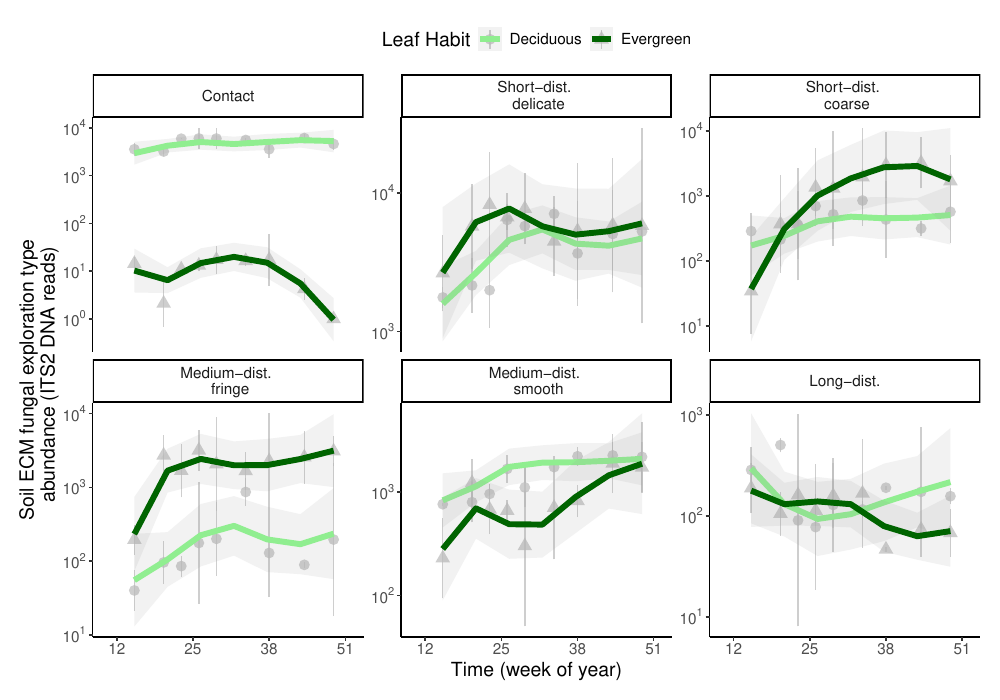

Generate this figure with R:
# setup ----


library(here); 
here::i_am('figs/figET.R')

# source(here('data/import.R'))
# source(here('analysis/commEM.R'))
source(here('stats/statET.R'))

library(ggplot2)


loess_n <- 7


figET_data <-
  ASVsITSrarFull_EMFfiltExploreSum %>%
  
  group_by(
    YYYYMMDD, 
    # SUBPLOT,
    LeafHabit,
    PLOT_G.spp,
    ET
  ) %>%
  summarise(
    'abund_sum_mean' = 
      mean(abund_sum),
    'abund_sum_se' = 
      sd(abund_sum) /
      sqrt(n()),
    'abund_sum_med' = 
      median(abund_sum),
    'abund_sum_mad' = 
      mad(abund_sum),
    'abund_sum_prop_mean' = 
      mean(abund_sum_prop),
    'abund_sum_prop_se' = 
      sd(abund_sum_prop) /
      sqrt(n()),
    'abund_sum_prop_med' = 
      median(abund_sum_prop),
    'abund_sum_prop_mad' = 
      mad(abund_sum_prop)) %>%
  
  filter(
    ET != 'Unknown' &
      !is.na(ET) &
      ET != 'Mat'
  )


# theme_set(
#   theme_classic() +
#     theme(
#       text = element_text(
#         size = 24
#       )
#     )
# )


figET <- 
  figET_data %>%
  
  
  ggplot(aes(
    week(YYYYMMDD),
    abund_sum_med + 
      1, #contact
    
    shape = LeafHabit,
    color = LeafHabit,
    # color = fct_reorder(
    #   ET,
    #   abund_sum_med,
    #   .desc = T
    # )
    # shape = as.factor(SUBPLOT)
  )) +
  # geom_point(color = 'gray') +
  # scale_y_log10() +
  stat_summary(
    fun.data = ggpubr::median_mad,
    size = 0.75, 
    alpha = 0.75,
    color = 'gray'#,
    # position = 
    #   position_dodge(
    #     width = 0.5
    #   ) #!facets
  ) +
  scale_y_continuous(
    trans = 'log10',
    labels = scales::trans_format(
      trans = 'log10',
      # trans = 'identity',
      format = scales::math_format()
    ),
    # n.breaks = 4
    breaks = c(
      1, 10, 100, 1000, 1e4
    )
  ) +
  # scale_y_continuous(
  #   limits = c(NA, NA),
  #   n.breaks = 4 #!-1k
  # ) +
  # geom_errorbar(aes(
  #   ymin = abund_sum_prop_med - 
  #     abund_sum_prop_mad,
  #   ymax = abund_sum_prop_med + 
  #     abund_sum_prop_mad
  #   ),
  #   color = 'gray'
  # ) +
  # stat_summary(
  #   fun.data = ggpubr::mean_se_,
  #   color = 'gray'
  # ) +
  # geom_line() +
  geom_smooth(
    se = T,
    n = loess_n,
    linewidth = 2,
    alpha = 0.125#,
    # color = 'black'
  ) + #, 
      # method = 'gam', 
      # formula = y ~ s(x, k = 7),
  # facet_wrap(~ PLOT_G.spp) +
  facet_wrap(
    ~ ET,
    scales = 'free_y'
  ) +
  # facet_grid(Ectomycorrhiza_exploration_type_template ~ PLOT_G.spp) +
  
  theme_classic() +
  labs(
    # color = 'ECM fungal \n exploration type',
    color = 'Leaf Habit',
    shape = 'Leaf Habit',
    x = 'Time (week of year)', 
    y = 'Soil ECM fungal exploration type \n abundance (ITS2 DNA reads)'
  ) +
  # scale_colour_viridis_d(
  #   option = 'turbo') +
  # scale_x_datetime(
  #   breaks = keyDates$YYYYMMDD,
  #   labels = keyDates$MMDD
  # ) +
  scale_x_continuous(
    breaks = week(keySeasonDates),
    limits = c(10, 52)
  ) +
  scale_color_manual(
    values = c(
      'lightgreen',
      'darkgreen'
    )
  ) +
  
  theme(
    text = element_text(
      size = 14
    ),
    # axis.text.x = element_text(
    # angle = -45, 
    # hjust = 0, vjust = 1),
    legend.position = 'top',
    # legend.position = 'inside',
    # # legend.background = element_blank(),
    # legend.position.inside = 
    #   c(0.85, 0.2),
    plot.margin = unit(
      c(5, 5, 5, 5), 
      'mm'
    )
  )


# write ----

# ggsave(
#   plot = figET,
#   width = 10,
#   height = 7,
#   units = 'in',
#   here('figs/figET.pdf')
# )
# ggsave(
#   plot = figET,
#   width = 10,
#   height = 7,
#   units = 'in',
#   here('figs/figET.png')
# )


#which----

ASVsITSrarFull_EMFfiltSum %>% 
  group_by(
    ET,
    Genus,
    PLOT,
    YYYYMMDD
  ) %>% 
  summarize(
    'abund_sum1' = 
      sum(abund_sum) + 
      0
  ) %>%
  arrange(
    ET,
    - abund_sum1
  ) %>% 
  distinct() %>%
  
  filter(
    !is.na(ET)
  ) %>% 
  
  ggplot(aes(
    abund_sum1, 
    fct_reorder(
      Genus, 
      abund_sum1)
  )) + 
  # geom_point(color = 'grey') + 
  stat_summary(
    fun.data = ggpubr::median_mad
  ) + 
  # scale_x_log10() +
  scale_x_continuous(
    trans = 'log10',
    labels = scales::trans_format(
      trans = 'log10',
      format = scales::math_format()
    ),
    n.breaks = 4,
    # breaks = c(10^8.5, 10^9, 10^9.5)
    # breaks = c(10^9, 10^9.5, 10^9.75)#,
    limits = c(NA, 10^9)
  ) +
  facet_wrap(
    ~ ET,
    scales = 'free_y'
  ) +
  
  labs(
    y = 'Soil ECM fungal\n exploration type',
    x = 'Abundance (ITS2 DNA reads)'
  ) +
  
  theme_classic() +
  theme(
    text = 
      element_text(
        size = 10
      )
  )


# ggpubr::ggexport(fig_ET, here('figs/fig_ET.pdf'))


# contact ----


figET_contact <- 
  ASVsITSrarFull_EMFfiltExploreSum %>%
  
  group_by(
    YYYYMMDD, 
    # SUBPLOT,
    LeafHabit,
    PLOT_G.spp,
    # Ectomycorrhiza_exploration_type_template
    ET
  ) %>%
  summarise(
    'abund_sum_mean' = 
      mean(abund_sum),
    'abund_sum_se' = 
      sd(abund_sum) /
      sqrt(n()),
    'abund_sum_med' = 
      median(abund_sum),
    'abund_sum_mad' = 
      mad(abund_sum),
    'abund_sum_prop_mean' = 
      mean(abund_sum_prop),
    'abund_sum_prop_se' = 
      sd(abund_sum_prop) /
      sqrt(n()),
    'abund_sum_prop_med' = 
      median(abund_sum_prop),
    'abund_sum_prop_mad' = 
      mad(abund_sum_prop)) %>%
  
  filter(
    # Ectomycorrhiza_exploration_type_template !=
    #   'Unknown' &
    !is.na(
      ET) &
      # Ectomycorrhiza_exploration_type_template) &
      #     Ectomycorrhiza_exploration_type_template !=
      #     'Mat' 
      ET == 'Contact'
  ) %>%
  
  
  ggplot(aes(
    week(YYYYMMDD),
    abund_sum_med + 0,
    
    shape = PLOT_G.spp
  )) +
  scale_y_continuous(
    limits = c(NA, NA),
    n.breaks = 4 #!-1k
  ) +
  stat_summary(
    fun.data = ggpubr::mean_se_,
    color = 'gray'
  ) +
  # geom_line() +
  geom_smooth(
    se = T,
    alpha = 0.125,
    color = 'black'
  ) + 
  facet_wrap(
    # ~ Ectomycorrhiza_exploration_type_template,
    ~ ET,
    scales = 'free_y') +
  
  theme_classic() +
  labs(
    shape = 'Leaf habit',
    x = 'Time (week of year)', 
    y = 'Soil ECM fungal exploration type \n abundance (ITS2 DNA reads)'
  ) +
  scale_x_continuous(
    breaks = week(keySeasonDates)
  ) +
  theme(
    text = element_text(size = 12),
    # legend.position = 'inside',
    # legend.position.inside = c(0.85, 0.2),
    plot.margin = unit(c(5, 5, 5, 5), 'mm')
  )


library(ggpubr)
# ggarrange(
#   figET,
#   figET_contact
# )